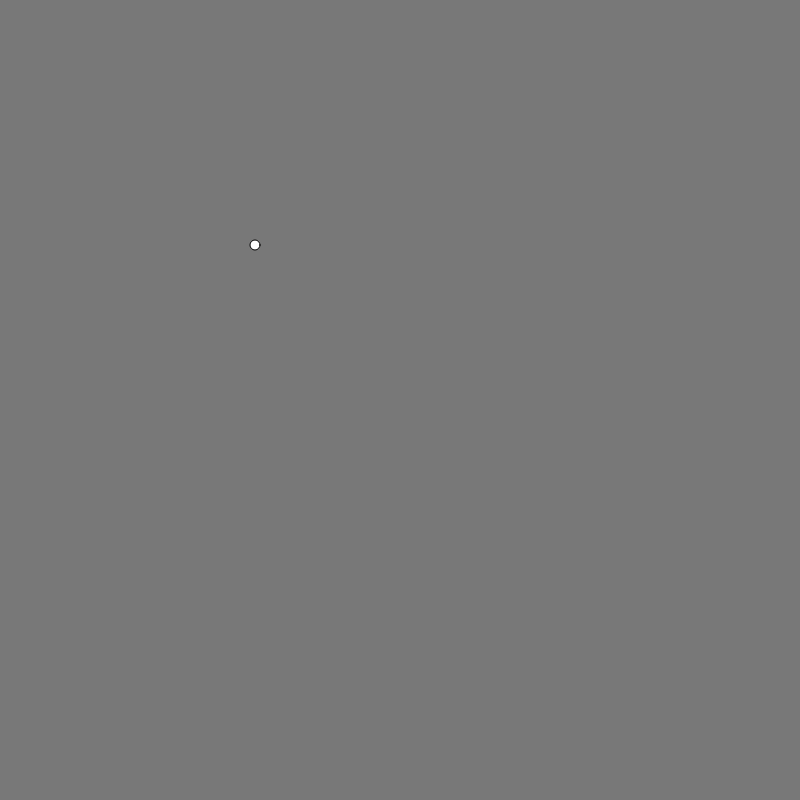
Frame 1 (no input)
Frame 60 (no input): blank canvas, image omitted
Frame 120 (the mouse pressed at the canvas centre since frame 60): blank canvas, image omitted

The p5.js sketch that drew this single still picture (run headless with seeded random() and noise() and a simulated clock; from frame 60 on, the mouse is pressed at the canvas centre):

// p5.js sketch
// ── sketch.js
// simple movement

let locn;
let velocity;
let maxspeed = 10;

function setup() {
  createCanvas(800, 800);
  locn = createVector(250, 250);
  velocity = createVector(5, -5);
}

function draw() {
  background(120);
  velocity.limit(maxspeed); // set max velocity
  locn.add(velocity);

  ellipse(locn.x, locn.y, 10, 10);
  checkBounds();
}

function checkBounds() {
  if ((locn.x > width) || (locn.x < 0)) {
    velocity.x = velocity.x * -1;
  }
  
  if ((locn.y > height) || (locn.y < 0)) {
    velocity.y = velocity.y * -1;
  }
}
